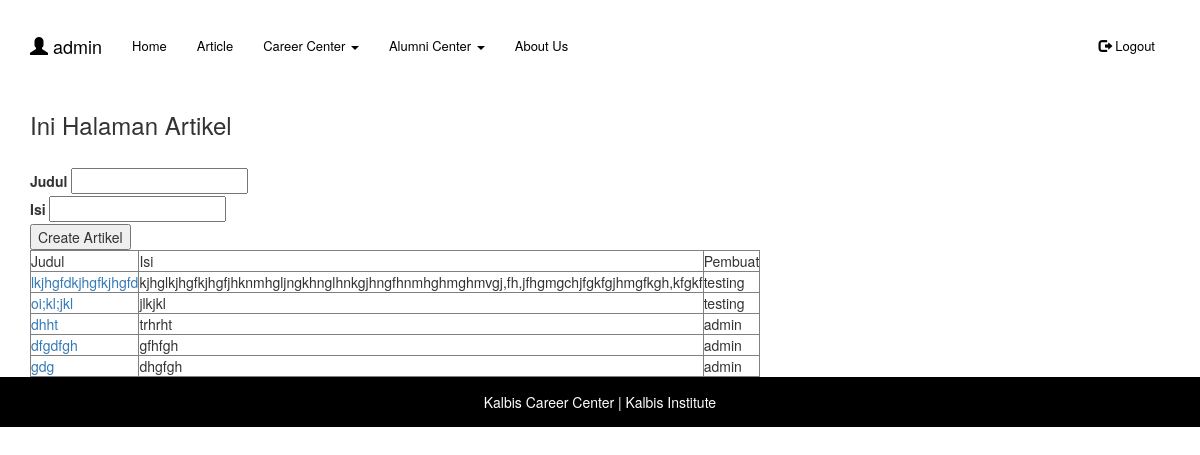
Before: /article.php (signed in) with the older database file.
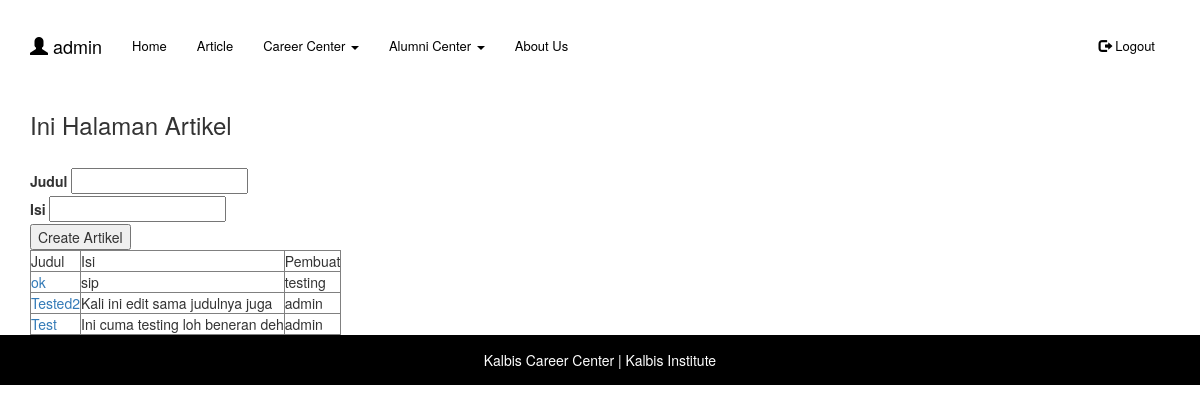
After: the same page with the newer database file.
### tables this page shows
CREATE TABLE IF NOT EXISTS `article` (
  `article_id` int(11) NOT NULL AUTO_INCREMENT,
  `article_aktif` int(1) NOT NULL DEFAULT '1',
  `article_ts` timestamp NOT NULL DEFAULT CURRENT_TIMESTAMP ON UPDATE CURRENT_TIMESTAMP,
  `article_judul` varchar(50) NOT NULL,
  `article_isi` varchar(255) NOT NULL,
  `article_logo` varchar(50) NOT NULL,
  `user_id` int(11) NOT NULL,
  PRIMARY KEY (`article_id`)
);

CREATE TABLE IF NOT EXISTS `user` (
  `user_id` int(11) NOT NULL AUTO_INCREMENT,
  `user_aktif` int(1) NOT NULL DEFAULT '1',
  `user_ts` timestamp NOT NULL DEFAULT CURRENT_TIMESTAMP ON UPDATE CURRENT_TIMESTAMP,
  `user_username` varchar(50) NOT NULL,
  `user_password` varchar(255) NOT NULL,
  `level_user_id` int(11) NOT NULL,
  PRIMARY KEY (`user_id`),
  UNIQUE KEY `user_username` (`user_username`)
);

### get_article.php (called while the page is built, shortened)
<?php
$connection = new connection();
$conn = $connection->connect("localhost", "root", "", "karir");
$articleId = 0;
$query = "SELECT * FROM article a left join user b on a.user_id = b.user_id order by a.article_ts desc";
$result = $conn->query($query);
$articles = array();
while ($data = $result->fetch_array()) {
    $articles[] = $data;
}

### article.php (the view, shortened to what this page needs)
<?php
include('header.php');
include('menu_admin.php');
include('get_article.php');
?>
    <div class="container">
        <h3>Ini Halaman Artikel</h3>
        <br>
        <form action="create_article.php" method="post">
            <label>Judul</label>
            <input type="text" name="judul" <?php if ($articleId != 0) echo "value='" . $judul . "'";  ?>>
            <br>
            <label>Isi</label>
            <input type="text" name="isi" <?php if ($articleId != 0) echo "value='" . $isi . "'";  ?>>
            <br>
            <button type="submit" name="submit"> <?php echo $articleId != 0 ? "Edit Artikel" : "Create Artikel"; ?></button>
        </form>
        <table border="1">
            <tr>
                <td>Judul</td>
                <td>Isi</td>
                <td>Pembuat</td>
            </tr>
            <?php
            foreach ($articles as $key => $value) {
                echo "<tr>";
                echo "<td><a href='article.php?action=edit&article_id=" . $value['article_id'] . "'>" . $value['article_judul'] . "</a></td>";
                echo "<td>" . $value['article_isi'] . "</td>";
                echo "<td>" . $value['user_username'] . "</td>";
                echo "</tr>";
            }
            ?>
        </table>
    </div>
<?php
include('footer.php');
?>

### header.php (shortened to what this page needs)
<!DOCTYPE html>
<html lang="id">
	<head>
	<link rel="stylesheet" href="https://maxcdn.bootstrapcdn.com/font-awesome/4.7.0/css/font-awesome.min.css">
	<link rel="stylesheet" type="text/css" href="tampilan.css">
	<link rel="stylesheet" href="https://maxcdn.bootstrapcdn.com/bootstrap/3.3.7/css/bootstrap.min.css">
	</head>
	<body>

### menu_admin.php (shortened to what this page needs)
<nav class="navbar navbar-costume">
  <div class="container">
    <div class="navbar-header">
      <a class="navbar-brand" href="#"><span class="glyphicon glyphicon-user"></span> <?php echo $_SESSION['username']; ?> </a>
    </div>
    <div class="collapse navbar-collapse" id="myNavbar">
      <ul class="nav navbar-nav">
			<li><a href="#"> Home </a> </li>
			<li><a href="article.php"> Article </a> </li>
			<li class="dropdown"><a class="dropdown-toggle" data-toggle="dropdown" href="#">Career Center <span class="caret"></span></a>
			</li>
			<li class="dropdown"><a class="dropdown-toggle" data-toggle="dropdown" href="#">Alumni Center <span class="caret"></span></a>
			</li>
			<li><a href="#"> About Us </a> </li>
      </ul>
      <ul class="nav navbar-nav navbar-right">
        <li><a href="logout.php"><span class="glyphicon glyphicon-log-out"></span> Logout</a></li>
      </ul>
    </div>
  </div>
</nav>

### footer.php (shortened to what this page needs)
	 <div class="container-fluid footer">
		Kalbis Career Center | Kalbis Institute
	 </div>
	 </body>
</html>

### tampilan.css (style rules this page uses)
.footer { height:50px; background-color:black; text-align:center; color:white; padding:15px; }
.navbar { font-size:13px; margin-top:20px; }
.navbar-costume { background-color:white; }
.navbar-brand { font-size:13px; color:black; }
ul li a { color:Black; }

Changed rows visible on the page:
removed article: article_judul "lkjhgfdkjhgfkjhgfd", article_isi "kjhglkjhgfkjhgfjhknmhgljngkhnglhnkgjhngfhnmhghmghmvgj,fh,jfhgmgchjfgkfgjhmgfkgh,kfgkf", user.user_username "testing"
removed article: article_judul "oi;kl;jkl", article_isi "jlkjkl", user.user_username "testing"
removed article: article_judul "dhht", article_isi "trhrht", user.user_username "admin"
removed article: article_judul "dfgdfgh", article_isi "gfhfgh", user.user_username "admin"
removed article: article_judul "gdg", article_isi "dhgfgh", user.user_username "admin"
added article: article_judul "ok", article_isi "sip", user.user_username "testing"
added article: article_judul "Tested2", article_isi "Kali ini edit sama judulnya juga", user.user_username "admin"
added article: article_judul "Test", article_isi "Ini cuma testing loh beneran deh", user.user_username "admin"
